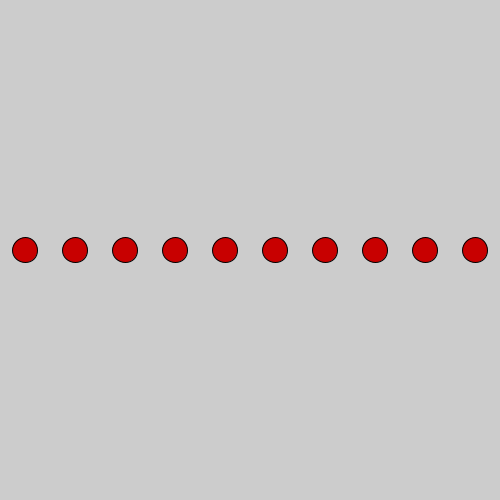
Frame 1 (no input)
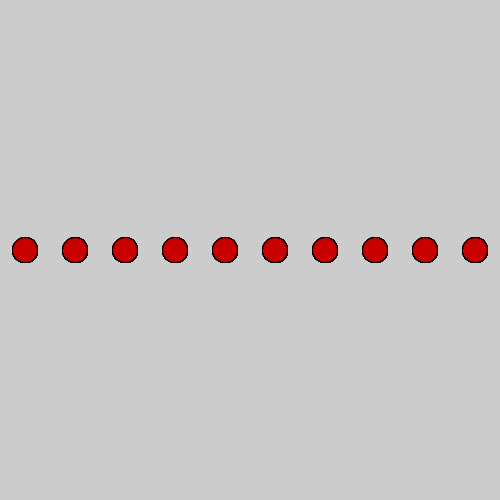
Frame 60 (the mouse pressed at the canvas centre just before this capture)
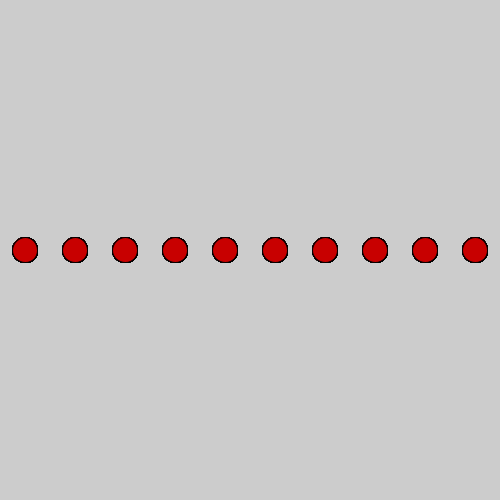
Frame 120 (the mouse held since frame 60 and released just before this capture)

The Processing sketch that drew these frames (run headless with seeded random() and noise(); from frame 60 on, the mouse is pressed at the canvas centre):

// Processing sketch: Question_1
// ── Question_1.pde
int button_width;
int hor_whitespace;

Button [] buttons = new Button[10];
void setup() {
  size(500, 500);
  button_width = width/20;
  hor_whitespace = (width - 10*button_width)/10;
  for (int i = 0; i < 10; i ++) {
    buttons[i] = new Button((i+1)*hor_whitespace + i*button_width, height/2, button_width);
  }
}

void draw() {
  for (int i = 0; i < buttons.length; i ++) {
    buttons[i].display();
  }
}

void mousePressed() {
  for (int i = 0; i < buttons.length; i ++) {
    if (buttons[i].buttonClicked()) {
      buttons[i].colorChanged();
    }
  }
}
// ── Button.pde
class Button {
  //Simple button class that can cycle through a list of colors.

  color [] colors = {color(200, 0, 0), 
    color(200, 100, 0), 
    color(200, 200, 0), 
    color(0, 200, 0), 
    color(0, 0, 200)};
    
  int x, y;
  float size;
  int color_index;

  Button(int _x, int _y, float _size) {
    x = _x;
    y = _y;
    size = _size;
    color_index = 0;
  }


  void display() {
    fill(colors[color_index]);
    ellipse(x, y, size, size);
  }
  
  void colorChanged() {
     color_index = (color_index == colors.length-1) ? 0 : color_index+1;
  }
  
  boolean buttonClicked() {
    if (dist(x,y,mouseX,mouseY) < 0.5*size) {
       return true;
    } else {
      return false;
    }
  }
}
